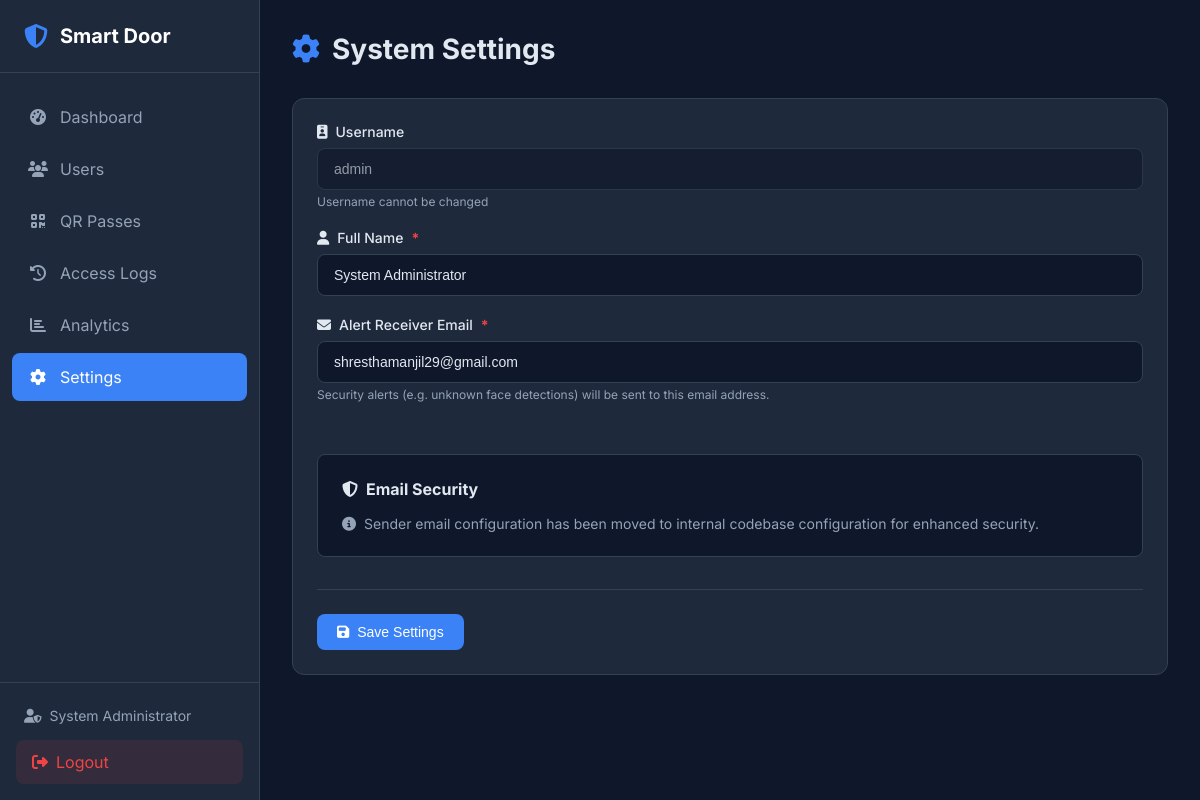
The page /settings (signed in) on the database its author committed.
### tables this page shows
CREATE TABLE admin (
    id INTEGER PRIMARY KEY AUTOINCREMENT,
    username VARCHAR(50) UNIQUE NOT NULL,
    password_hash VARCHAR(255) NOT NULL,
    email VARCHAR(100) UNIQUE NOT NULL,
    full_name VARCHAR(100) NOT NULL,
    is_active BOOLEAN DEFAULT 1,
    login_attempts INTEGER DEFAULT 0,
    locked_until DATETIME NULL,
    created_at DATETIME DEFAULT CURRENT_TIMESTAMP,
    updated_at DATETIME DEFAULT CURRENT_TIMESTAMP,
    last_login DATETIME NULL
);

CREATE TABLE system_settings (
    key VARCHAR(100) PRIMARY KEY,
    value TEXT,
    is_encrypted BOOLEAN DEFAULT 0,
    created_at DATETIME DEFAULT CURRENT_TIMESTAMP,
    updated_at DATETIME DEFAULT CURRENT_TIMESTAMP
);

### web/app.py (the view, shortened to what this page needs)
@app.route('/settings', methods=['GET', 'POST'])
@login_required
def settings():
    admin = admin_repo.get_by_id(session['admin_id'])
    from modules.access_controller import AccessController
    alert_email = AccessController().get_setting("alert_receiver_email") or EMAIL_RECIPIENT
    return render_template('settings.html', admin=admin, alert_email=alert_email)

### database/db_manager.py (called while the page is built, shortened)
    def __new__(cls):
        if cls._instance is None:
            with cls._lock:
                if cls._instance is None:
                    cls._instance = super().__new__(cls)
                    cls._instance._initialized = False
        return cls._instance

    def _get_connection(self) -> sqlite3.Connection:
        return self._local.connection

    def execute(self, query: str, params: tuple = ()) -> sqlite3.Cursor:
        conn = self._get_connection()
        cursor = conn.cursor()
        cursor.execute(query, params)
        return cursor

    def get_by_id(self, admin_id: int) -> Optional[Dict]:
        cursor = self.db.execute(
            "SELECT * FROM admin WHERE id = ?",
            (admin_id,)
        )
        row = cursor.fetchone()
        return dict(row) if row else None

### modules/access_controller.py (called while the page is built)
    def get_setting(self, key: str, default: Any = None) -> Any:
        try:
            cursor = self.qr_repo.db.execute(
                "SELECT value, is_encrypted FROM system_settings WHERE key = ?", (key,)
            )
            row = cursor.fetchone()
            if not row:
                return default
            val = row['value']
            if row['is_encrypted']:
                return ConfigEncryptor.decrypt(val)
            return val
        except Exception as e:
            logger.error(f"Error fetching setting {key}: {e}")
            return default

### web/app.py (called while the page is built)
def login_required(f):
    @wraps(f)
    def decorated_function(*args, **kwargs):
        if 'admin_id' not in session:
            flash('Please log in to access this page.', 'warning')
            return redirect(url_for('login'))
        admin = admin_repo.get_by_id(session['admin_id'])
        if not admin or not admin.get('is_active', False):
            session.clear()
            flash('Your session has expired.', 'warning')
            return redirect(url_for('login'))
        g.admin = admin
        return f(*args, **kwargs)
    return decorated_function

### web/templates/settings.html (shortened to what this page needs)
{% extends "base.html" %}
{% block content %}
<div class="page-header">
    <h1>
        <i class="fas fa-cog"></i>
        System Settings
    </h1>
</div>
<div class="card">
    <div class="card-body">
        <form method="POST" action="{{ url_for('settings') }}" class="user-form">
            <div class="form-row">
                <div class="form-group">
                    <label for="username">
                        <i class="fas fa-id-badge"></i>
                        Username
                    </label>
                    <input type="text" id="username" value="{{ admin.username }}" readonly disabled>
                    <small class="form-help">Username cannot be changed</small>
                </div>
            </div>
            <div class="form-row">
                <div class="form-group">
                    <label for="full_name">
                        <i class="fas fa-user"></i>
                        Full Name <span class="required">*</span>
                    </label>
                    <input type="text" id="full_name" name="full_name" required
                           value="{{ admin.full_name }}">
                </div>
            </div>
            <div class="form-row">
                <div class="form-group">
                    <label for="email">
                        <i class="fas fa-envelope"></i>
                        Alert Receiver Email <span class="required">*</span>
                    </label>
                    <input type="email" id="email" name="email" required
                           value="{{ alert_email }}"
                           placeholder="alert@example.com">
                    <small class="form-help">Security alerts (e.g. unknown face detections) will be sent to this email address.</small>
                </div>
            </div>
            <div class="enrollment-info">
                <h3><i class="fas fa-shield-alt"></i> Email Security</h3>
                <p class="enrollment-help">
                    <i class="fas fa-info-circle"></i>
                    Sender email configuration has been moved to internal codebase configuration for enhanced security.
                </p>
            </div>
            <div class="form-actions">
                <button type="submit" class="btn btn-primary">
                    <i class="fas fa-save"></i>
                    Save Settings
                </button>
            </div>
        </form>
    </div>
</div>
{% endblock %}

### web/templates/base.html (shortened to what this page needs)
<!DOCTYPE html>
<html lang="en">
<head>
    <link rel="stylesheet" href="{{ url_for('static', filename='css/style.css') }}">
    <link rel="stylesheet" href="https://cdnjs.cloudflare.com/ajax/libs/font-awesome/6.4.0/css/all.min.css">
</head>
<body>
    {% if session.get('admin_id') %}
    <nav class="sidebar">
        <div class="sidebar-header">
            <i class="fas fa-shield-alt"></i>
            <span>Smart Door</span>
        </div>
        <ul class="nav-menu">
            <li class="nav-item">
                <a href="{{ url_for('dashboard') }}" class="nav-link {% if request.endpoint == 'dashboard' %}active{% endif %}">
                    <i class="fas fa-tachometer-alt"></i>
                    <span>Dashboard</span>
                </a>
            </li>
            <li class="nav-item">
                <a href="{{ url_for('users') }}" class="nav-link {% if request.endpoint and 'user' in request.endpoint %}active{% endif %}">
                    <i class="fas fa-users"></i>
                    <span>Users</span>
                </a>
            </li>
            <li class="nav-item">
                <a href="{{ url_for('qr.dashboard') }}" class="nav-link {% if request.endpoint and 'qr.' in request.endpoint %}active{% endif %}">
                    <i class="fas fa-qrcode"></i>
                    <span>QR Passes</span>
                </a>
            </li>
            <li class="nav-item">
                <a href="{{ url_for('logs') }}" class="nav-link {% if request.endpoint == 'logs' %}active{% endif %}">
                    <i class="fas fa-history"></i>
                    <span>Access Logs</span>
                </a>
            </li>
            <li class="nav-item">
                <a href="{{ url_for('analytics') }}" class="nav-link {% if request.endpoint == 'analytics' %}active{% endif %}">
                    <i class="fas fa-chart-bar"></i>
                    <span>Analytics</span>
                </a>
            </li>
            <li class="nav-item">
                <a href="{{ url_for('settings') }}" class="nav-link {% if request.endpoint == 'settings' %}active{% endif %}">
                    <i class="fas fa-cog"></i>
                    <span>Settings</span>
                </a>
            </li>
        </ul>
        <div class="sidebar-footer">
            <div class="admin-info">
                <i class="fas fa-user-shield"></i>
                <span>{{ session.get('admin_name', 'Admin') }}</span>
            </div>
            <a href="{{ url_for('logout') }}" class="logout-btn">
                <i class="fas fa-sign-out-alt"></i>
                <span>Logout</span>
            </a>
        </div>
    </nav>
    {% endif %}
    <main class="main-content {% if not session.get('admin_id') %}full-width{% endif %}">
        {% block content %}{% endblock %}
    </main>
</body>
</html>

### web/static/css/style.css (style rules this page uses)
:root { --primary: #3b82f6; --primary-dark: #2563eb; --secondary: #64748b; --success: #22c55e; --danger: #ef4444; --warning: #f59e0b; --info: #06b6d4; --dark: #1e293b; --darker: #0f172a; --light: #f1f5f9; --white: #ffffff; --border: #334155; --text: #e2e8f0; --text-muted: #94a3b8; --sidebar-width: 260px; }
* { margin: 0; padding: 0; box-sizing: border-box; }
body { font-family: 'Inter', -apple-system, BlinkMacSystemFont, sans-serif; background-color: var(--darker); color: var(--text); min-height: 100vh; display: flex; }
a { text-decoration: none; color: inherit; }
.sidebar { width: var(--sidebar-width); height: 100vh; background: var(--dark); position: fixed; left: 0; top: 0; display: flex; flex-direction: column; border-right: 1px solid var(--border); }
.sidebar-header { padding: 1.5rem; display: flex; align-items: center; gap: 0.75rem; border-bottom: 1px solid var(--border); }
.sidebar-header i { font-size: 1.5rem; color: var(--primary); }
.sidebar-header span { font-size: 1.25rem; font-weight: 700; color: var(--white); }
.nav-menu { list-style: none; padding: 1rem 0; flex: 1; }
.nav-item { margin: 0.25rem 0.75rem; }
.nav-link { display: flex; align-items: center; gap: 0.75rem; padding: 0.875rem 1rem; border-radius: 0.5rem; transition: all 0.2s; color: var(--text-muted); }
.nav-link.active { background: var(--primary); color: var(--white); }
.nav-link i { width: 1.25rem; text-align: center; }
.sidebar-footer { padding: 1rem; border-top: 1px solid var(--border); }
.admin-info { display: flex; align-items: center; gap: 0.5rem; padding: 0.5rem; font-size: 0.875rem; color: var(--text-muted); margin-bottom: 0.5rem; }
.logout-btn { display: flex; align-items: center; gap: 0.5rem; padding: 0.75rem 1rem; background: rgba(239, 68, 68, 0.1); color: var(--danger); border-radius: 0.5rem; transition: all 0.2s; }
.main-content { flex: 1; margin-left: var(--sidebar-width); padding: 2rem; min-height: 100vh; }
.page-header { display: flex; justify-content: space-between; align-items: center; margin-bottom: 2rem; }
.page-header h1 { font-size: 1.75rem; font-weight: 700; display: flex; align-items: center; gap: 0.75rem; }
.page-header h1 i { color: var(--primary); }
.card { background: var(--dark); border-radius: 0.75rem; border: 1px solid var(--border); margin-bottom: 1.5rem; }
.card-body { padding: 1.5rem; }
.btn { display: inline-flex; align-items: center; gap: 0.5rem; padding: 0.625rem 1.25rem; border-radius: 0.5rem; font-weight: 500; font-size: 0.875rem; border: none; cursor: pointer; transition: all 0.2s; }
.btn-primary { background: var(--primary); color: var(--white); }
.form-group { margin-bottom: 1.25rem; }
.form-group label { display: flex; align-items: center; gap: 0.5rem; margin-bottom: 0.5rem; font-weight: 500; font-size: 0.875rem; color: var(--text); }
.form-group .required { color: var(--danger); font-weight: 700; }
.form-help { display: block; margin-top: 0.25rem; font-size: 0.75rem; color: var(--text-muted); }
.form-group input, .form-group select, .form-group textarea { width: 100%; padding: 0.75rem 1rem; background: var(--darker); border: 1px solid var(--border); border-radius: 0.5rem; color: var(--text); font-size: 0.875rem; transition: all 0.2s; }
.form-group input::placeholder { color: var(--text-muted); }
.form-group input[readonly] { opacity: 0.6; cursor: not-allowed; }
.form-row { display: grid; grid-template-columns: repeat(auto-fit, minmax(200px, 1fr)); gap: 1rem; }
.form-actions { display: flex; gap: 1rem; margin-top: 2rem; padding-top: 1.5rem; border-top: 1px solid var(--border); }
.enrollment-info { margin-top: 2rem; padding: 1.5rem; background: var(--darker); border-radius: 0.5rem; border: 1px solid var(--border); }
.enrollment-info h3 { font-size: 1rem; margin-bottom: 1rem; display: flex; align-items: center; gap: 0.5rem; }
.enrollment-help { font-size: 0.875rem; color: var(--text-muted); display: flex; align-items: center; gap: 0.5rem; }

### rows shown on the page
admin: get "System Administrator", username "admin", full_name "System Administrator"
system_settings: email "shresthamanjil29@gmail.com"
